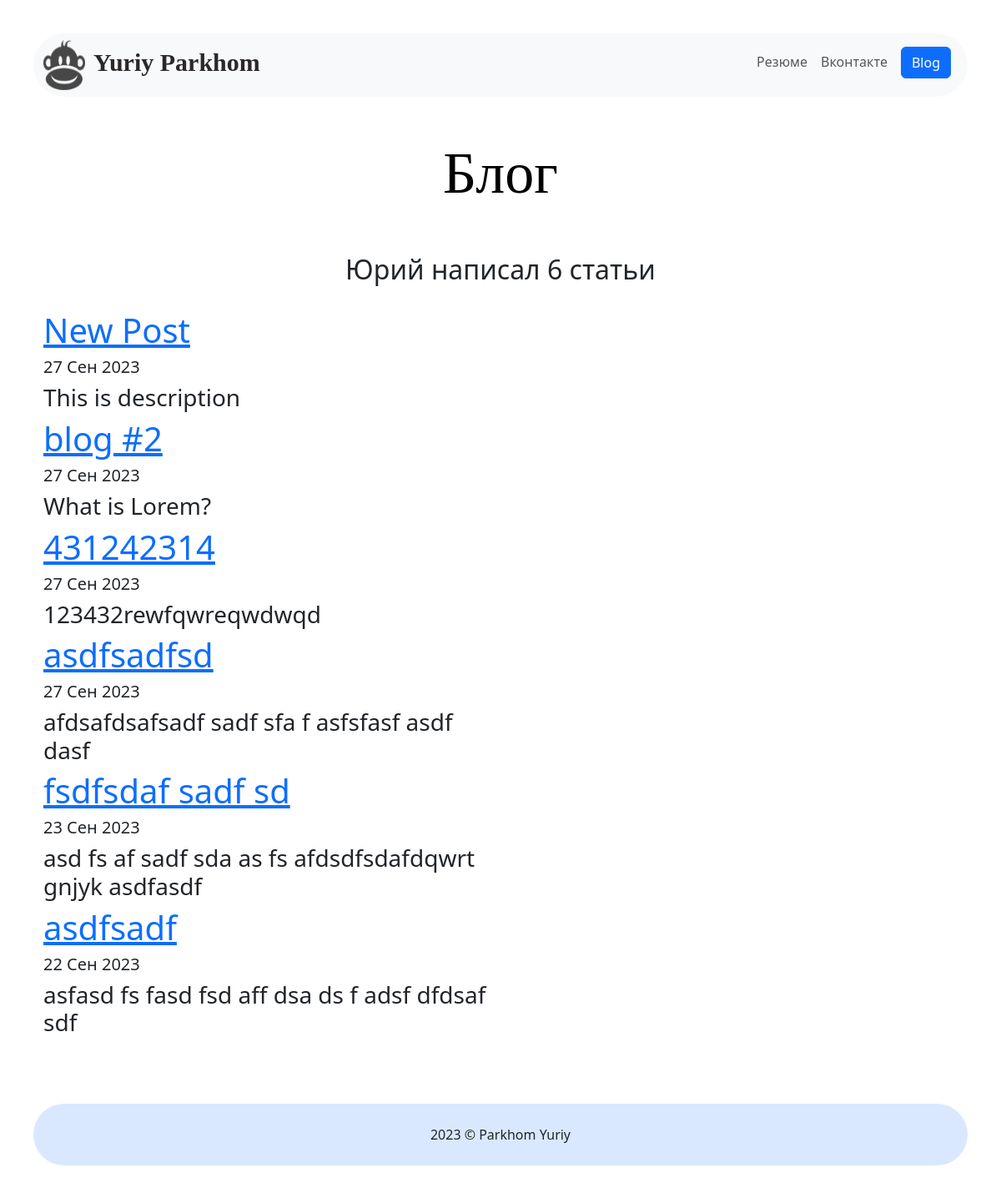
/blog/, run on an earlier commit of the app's database.
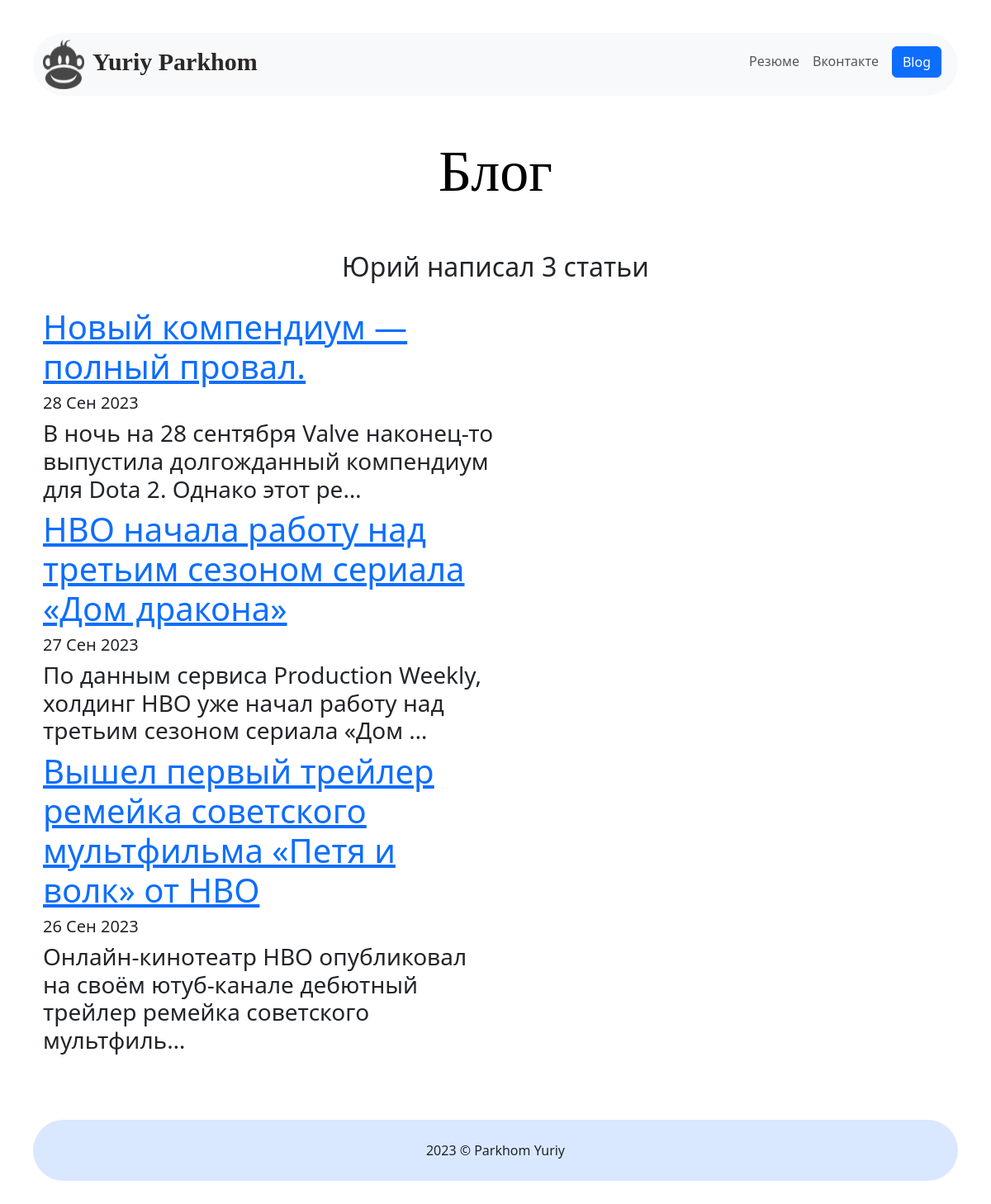
And on a later commit of the database.
### blog/models.py (models this page shows, shortened)
class Blog(models.Model):
    title = models.CharField(max_length=200)  #Название, параметр максимальная длина 100 символов
    description = models.TextField() #описание, параметр максимальная длина 250 символов
    date = models.DateField(null=True)

### blog/views.py (the view)
# urls.py: path('', views.all_blogs, name='all_blogs'),
def all_blogs(request):
    blogs = Blog.objects.order_by('-date')
    return render(request, 'blog/all_blogs.html', {'blogs': blogs})

### blog/templates/blog/all_blogs.html
{% extends 'portfolio/layout.html' %}
{% block content %}
    <div class="container">
        <h1 class="title_blog">Блог</h1>
        <br>
        <h2>Юрий написал {{ blogs.count }} статьи </h2>
        <div class="info_blog">
            {% for blog in blogs %}
            <a href="{% url 'blog:detail' blog.id%}"><h1> {{ blog.title }}</h1></a>
            <h5>{{ blog.date | date:'d M Y'}}</h5>
            <h3>{{ blog.description| striptags | truncatechars:100  }}</h3>
            {% endfor %}
        </div>
    </div>
{% endblock %}

What changed in the data, as far as the page shows it:
removed Blog: title "New Post", date "27 Сен 2023", description "This is description"
removed Blog: title "blog #2", date "27 Сен 2023", description "What is Lorem?"
removed Blog: title "431242314", date "27 Сен 2023", description "123432rewfqwreqwdwqd"
removed Blog: title "asdfsadfsd", date "27 Сен 2023", description "afdsafdsafsadf sadf sfa f asfsfasf asdf dasf"
removed Blog: title "fsdfsdaf sadf sd", date "23 Сен 2023", description "asd fs af sadf sda as fs afdsdfsdafdqwrt gnjyk asdfasdf"
removed Blog: title "asdfsadf", date "22 Сен 2023", description "asfasd fs fasd fsd aff dsa ds f adsf dfdsaf sdf"
added Blog: title "Новый компендиум — полный провал.", date "28 Сен 2023", description "В ночь на 28 сентября Valve наконец-то выпустила долгожданный компендиум для Dota 2. Однако этот ре…"
added Blog: title "HBO начала работу над третьим сезоном сериала «Дом дракона»", date "27 Сен 2023", description "По данным сервиса Production Weekly, холдинг HBO уже начал работу над третьим сезоном сериала «Дом …"
added Blog: title "Вышел первый трейлер ремейка советского мультфильма «Петя и волк» от HBO", date "26 Сен 2023", description "Онлайн-кинотеатр HBO опубликовал на своём ютуб-канале дебютный трейлер ремейка советского мультфиль…"
Also different on the page:
{{ blogs.count }}: "6" → "3"
